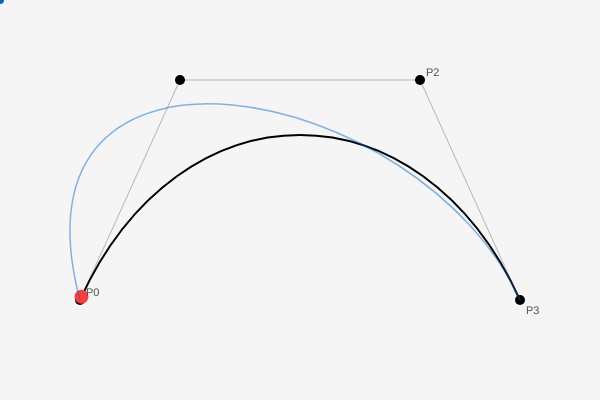
Frame 1 (no input)
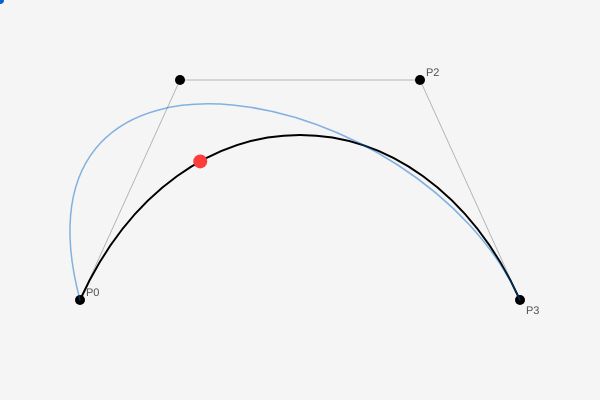
Frame 60 (no input)
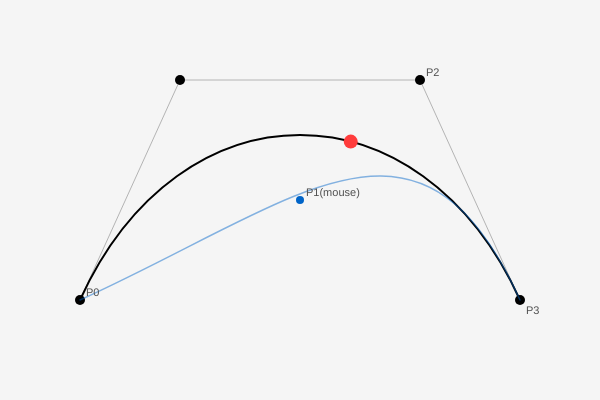
Frame 120 (the mouse pressed at the canvas centre since frame 60)

The p5.js sketch that drew these frames (run headless with seeded random() and noise() and a simulated clock; from frame 60 on, the mouse is pressed at the canvas centre):

// p5.js sketch
// ── sketch.js
function setup() {
  createCanvas(600, 400);
}

function draw() {
  background(245);

  // Puntos de control fijos
  let x0=80, y0=300, x1=180, y1=80;
  let x2=420, y2=80, x3=520, y3=300;

  // NIVEL 1 — curva con líneas guía y puntos visibles
  stroke(180); strokeWeight(1);
  line(x0,y0, x1,y1);
  line(x1,y1, x2,y2);
  line(x2,y2, x3,y3);

  strokeWeight(2); stroke(0); noFill();
  bezier(x0,y0, x1,y1, x2,y2, x3,y3);

  // dibujar los 4 puntos de control
  fill(0); noStroke();
  circle(x0,y0,10); circle(x1,y1,10);
  circle(x2,y2,10); circle(x3,y3,10);

  // NIVEL 2 — punto animado recorriendo la curva
  let t = (frameCount % 200) / 200;
  let px = bezierPoint(x0,x1,x2,x3, t);
  let py = bezierPoint(y0,y1,y2,y3, t);
  fill(255,60,60); noStroke();
  circle(px, py, 14);

  // NIVEL 3 — P1 sigue al mouse, observar cómo cambia la forma
  stroke(0,100,200,120); strokeWeight(1.5); noFill();
  bezier(x0,y0, mouseX,mouseY, x2,y2, x3,y3);
  fill(0,100,200); noStroke();
  circle(mouseX, mouseY, 8);

  fill(80); noStroke(); textSize(11);
  text("P0",x0+6,y0-4); text("P1(mouse)",mouseX+6,mouseY-4);
  text("P2",x2+6,y2-4); text("P3",x3+6,y3+14);
}
